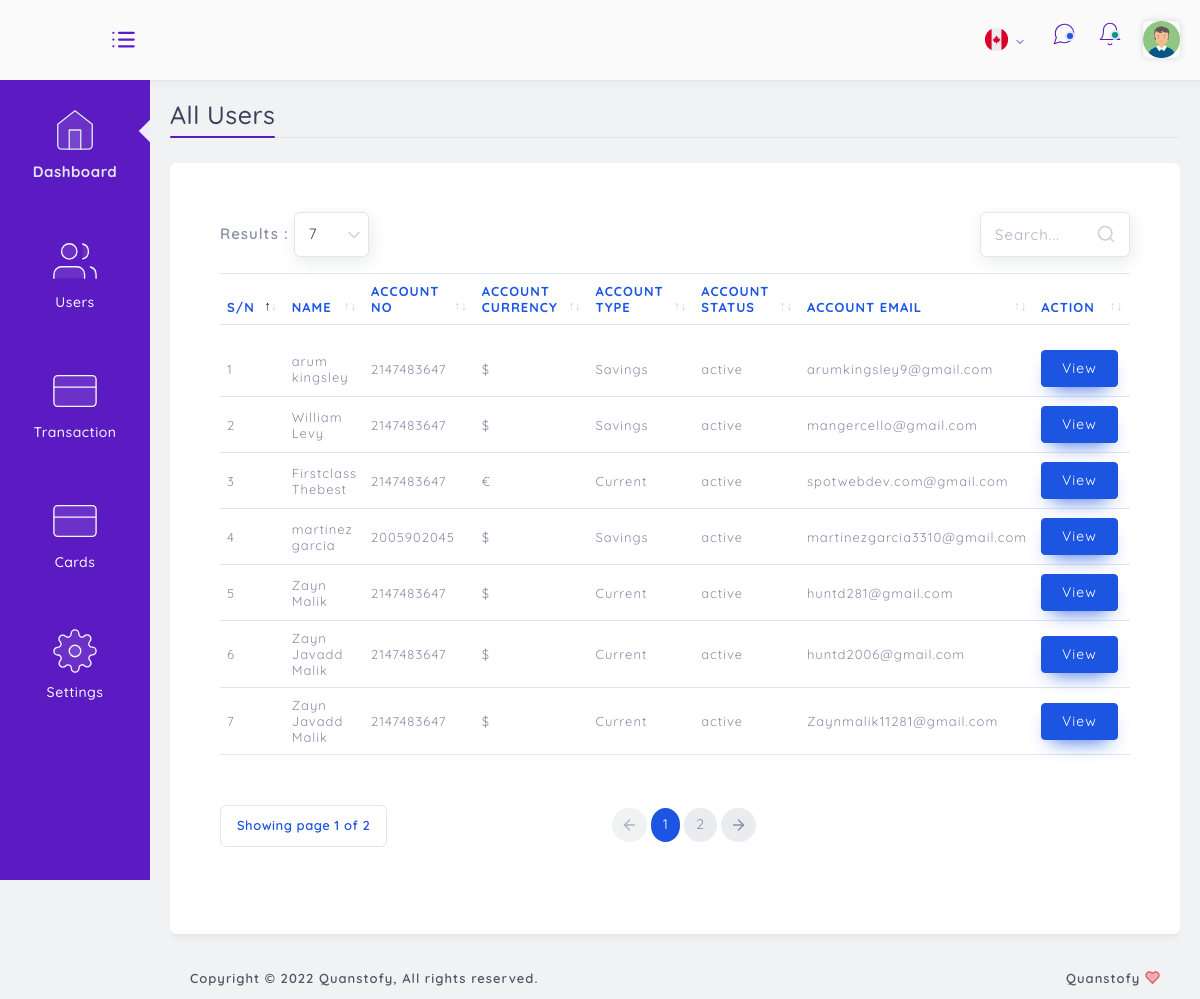
The page /admin/users/index.php (signed in) on the database its author committed.
### tables this page shows
CREATE TABLE `users` (
  `id` int(11) NOT NULL,
  `username` varchar(255) NOT NULL,
  `email` varchar(255) NOT NULL,
  `password` varchar(255) NOT NULL,
  `pin` varchar(255) NOT NULL,
  `firstname` varchar(255) NOT NULL,
  `lastname` varchar(255) NOT NULL,
  `date_created` varchar(255) NOT NULL,
  `occupation` varchar(255) NOT NULL,
  `country` varchar(255) NOT NULL,
  `address` varchar(255) NOT NULL,
  `gender` varchar(255) NOT NULL,
  `balance` varchar(255) NOT NULL,
  `phone` varchar(255) NOT NULL,
  `ssn` varchar(255) NOT NULL,
  `profile` varchar(255) NOT NULL,
  `currency` varchar(255) NOT NULL,
  `account_number` varchar(255) NOT NULL,
  `status` enum('suspended','active') NOT NULL,
  `birth` varchar(255) NOT NULL,
  `account_type` varchar(255) NOT NULL,
  `account_limit` int(11) DEFAULT 5000,
  `tax_code` varchar(255) NOT NULL,
  `cot_code` varchar(255) NOT NULL,
  `imf_code` varchar(255) NOT NULL,
  `billing_status` varchar(255) DEFAULT 'deactivate',
  `loan_balance` int(11) NOT NULL,
  `kyc` varchar(255) NOT NULL DEFAULT 'unverified',
  `2_step_verification` tinyint(1) NOT NULL DEFAULT 0
);

### server/connection.php (called while the page is built, shortened)
<?php
$sitename = "Quanstofy";
?>

### admin/users/index.php (the view, shortened to what this page needs)
<?php
    include('../../server/connection.php');
    include('../../server/authorization/admin/index.php');
?>
<html lang="en">
<head>
    <link href="../source/assets/css/loader.css" rel="stylesheet" type="text/css">
    <link href="../source/bootstrap/css/bootstrap.min.css" rel="stylesheet" type="text/css">
    <link href="../source/assets/css/plugins.css" rel="stylesheet" type="text/css">
    <link href="../source/assets/css/structure.css" rel="stylesheet" type="text/css" class="structure">
    <link href="../source/plugins/apex/apexcharts.css" rel="stylesheet" type="text/css">
    <link href="../source/assets/css/dashboard/dash_1.css" rel="stylesheet" type="text/css" class="dashboard-analytics">
    <link rel="stylesheet" type="text/css" href="../source/plugins/dropify/dropify.min.css">
    <link href="../source/assets/css/users/account-setting.css" rel="stylesheet" type="text/css">
    <link href="../source/assets/css/components/custom-modal.css" rel="stylesheet" type="text/css">
    <link rel="stylesheet" type="text/css" href="../source/plugins/select2/select2.min.css">
    <link rel="stylesheet" type="text/css" href="../source/plugins/table/datatable/datatables.css">
    <link rel="stylesheet" type="text/css" href="../source/assets/css/forms/switches.css">
    <link rel="stylesheet" type="text/css" href="../source/plugins/table/datatable/dt-global_style.css">
    <link rel="stylesheet" href="../assets/css/card/displayCard.css">
    <link href="../source/plugins/sweetalerts/sweetalert2.min.css" rel="stylesheet" type="text/css">
    <link href="../source/plugins/sweetalerts/sweetalert.css" rel="stylesheet" type="text/css">
    <link href="../source/assets/css/components/custom-sweetalert.css" rel="stylesheet" type="text/css">
</head>
<body class="dashboard-analytics">
    <?php include("../includes/navbar.php")  ?>
    <div class="main-container" id="container">
        <?php include("../includes/sidebar.php")  ?>
        <div id="content" class="main-content">
            <div class="layout-px-spacing">
                <div class="page-header">
                    <div class="page-title">
                        <h3>All Users</h3>
                    </div>
                </div>
                <div class="row layout-top-spacing" id="cancel-row">
                    <div class="col-xl-12 col-lg-12 col-sm-12  layout-spacing">
                        <div class="widget-content widget-content-area br-6">
                            <div class="table-responsive mb-4 mt-4">
                                <div id="default-ordering_wrapper"
                                    class="dataTables_wrapper container-fluid dt-bootstrap4 no-footer">
                                    <div class="row">
                                        <div class="col-sm-12">
                                            <table id="default-ordering" class="table table-hover dataTable no-footer"
                                                style="width:100%" role="grid" aria-describedby="default-ordering_info">
                                                <thead>
                                                    <tr role="row">
                                                        <th class="sorting_asc" tabindex="0"
                                                            aria-controls="default-ordering" rowspan="1" colspan="1"
                                                            aria-sort="ascending"
                                                            aria-label="S/N: activate to sort column descending"
                                                            style="width: 36.3594px;">S/N</th>
                                                        <th class="sorting" tabindex="0"
                                                            aria-controls="default-ordering" rowspan="1" colspan="1"
                                                            aria-label="NAME: activate to sort column ascending"
                                                            style="width: 168.25px;">NAME</th>
                                                        <th class="sorting" tabindex="0"
                                                            aria-controls="default-ordering" rowspan="1" colspan="1"
                                                            aria-label="ACCOUNT NO: activate to sort column ascending"
                                                            style="width: 111.922px;">ACCOUNT NO</th>
                                                        <th class="sorting" tabindex="0"
                                                            aria-controls="default-ordering" rowspan="1" colspan="1"
                                                            aria-label="ACCOUNT CURRENCY: activate to sort column ascending"
                                                            style="width: 173.875px;">ACCOUNT CURRENCY</th>
                                                        <th class="sorting" tabindex="0"
                                                            aria-controls="default-ordering" rowspan="1" colspan="1"
                                                            aria-label="ACCOUNT TYPE: activate to sort column ascending"
                                                            style="width: 127.641px;">ACCOUNT TYPE</th>
                                                        <th class="sorting" tabindex="0"
                                                            aria-controls="default-ordering" rowspan="1" colspan="1"
                                                            aria-label="ACCOUNT STATUS: activate to sort column ascending"
                                                            style="width: 148.672px;">ACCOUNT STATUS</th>
                                                        <th class="sorting" tabindex="0"
                                                            aria-controls="default-ordering" rowspan="1" colspan="1"
                                                            aria-label="ACCOUNT EMAIL: activate to sort column ascending"
                                                            style="width: 247.672px;">ACCOUNT EMAIL</th>
                                                        <th class="sorting" tabindex="0"
                                                            aria-controls="default-ordering" rowspan="1" colspan="1"
                                                            aria-label="Action: activate to sort column ascending"
                                                            style="width: 71.6094px;">Action</th>
                                                    </tr>
                                                </thead>
                                                <tbody>
                                                    <?php
                                                            $query = "SELECT * FROM users";
                                                            $result = mysqli_query($connection, $query);
                                                            $count = 0;
                                                            while ($row = mysqli_fetch_assoc($result)) {
                                                                $count++;
                                                                $id = $row['id'];
                                                                $name = $row['firstname'] . " " . $row['lastname'];
                                                                $account_no = $row['account_number'];
                                                                $account_currency = $row['currency'];
                                                                $account_type = $row['account_type'];
                                                                $account_status = $row['status'];
                                                                $email = $row['email'];
                                                                echo "<tr role='row'>
                                                                        <td class='sorting_1'>$count</td>
                                                                        <td>$name</td>
                                                                        <td>$account_no</td>
                                                                        <td>$account_currency</td>
                                                                        <td>$account_type</td>
                                                                        <td>$account_status</td>
                                                                        <td>$email</td>
                                                                        <td class='text-center'><a href='./edit.php?id=$id' class='btn btn-primary'>View</a></td>
                                                                    </tr>";
                                                            }
                                                    ?>
                                                </tbody>
                                            </table>
                                        </div>
                                    </div>
                                </div>
                            </div>
                        </div>
                    </div>
                </div>
                <div class="footer-wrapper">
                    <div class="footer-section f-section-1">
                        <p class="">Copyright © 2022 <a target="_blank" href="/"><?php echo  $sitename ?></a>, All rights
                            reserved.</p>
                    </div>
                    <div class="footer-section f-section-2">
                        <p class=""><?php echo  $sitename ?> </p>
                    </div>
                </div>
            </div>
        </div>
    </div>
</body>
</html>

### admin/source/assets/css/structure.css (style rules this page uses)
html { min-height: 100% }
body { color: #888ea8; height: 100%; font-size: 0.875rem; background: #f1f2f3; overflow-x: hidden; overflow-y: auto; letter-spacing: 0.0312rem; font-family: 'Quicksand', sans-serif; }
h1, h2, h3, h4, h5, h6 { color: #3b3f5c; }
p { margin-top: 0; margin-bottom: 0.625rem; color: #515365 }
.page-header { border: 0; margin: 0; display: flex; margin-top: 20px; border-bottom: 1px solid #e0e6ed; padding-bottom: 7px; }
.page-title { position: relative; align-self: center; margin-right: 15px; }
.page-title:before { content: ''; height: 2px; width: 100%; background: #5c1ac3; position: absolute; border-radius: 50px; bottom: -8px; }
.page-title h3 { margin: 0; margin-bottom: 0; font-size: 25px; color: #3b3f5c; }
.main-container { min-height: 100vh; display: -webkit-box; display: -ms-flexbox; display: flex; -webkit-box-orient: horizontal; -webkit-box-direction: normal; -ms-flex-direction: row; flex-direction: row; -ms-flex-wrap: wrap; flex-wrap: wrap; -webkit-box-pack: start; -ms-flex-pack: start; justify-content: flex-start; }
#content { width: 50%; flex-grow: 8; margin-top: 80px; margin-bottom: 0; margin-left: 150px; -webkit-transition: .3s ease all; transition: .3s ease all; }
.layout-top-spacing { margin-top: 25px; }
.layout-spacing { padding-bottom: 40px; }
.layout-px-spacing { padding: 0 20px 0 20px !important; min-height: calc(100vh - 140px) !important; }
.widget-content-area { padding: 20px; position: relative; background-color: #fff; border-bottom-left-radius: 6px; border-bottom-right-radius: 6px; }
.footer-wrapper { padding: 10px 20px 10px 20px; display: inline-block; background: transparent; font-weight: 600; font-size: 12px; width: 100%; border-top-left-radius: 6px; display: flex; justify-content: space-between; }
.footer-wrapper .footer-section p { margin-bottom: 0; color: #515365; font-size: 13px; letter-spacing: 1px; }
.footer-wrapper .footer-section p a { color: #515365; }
.footer-wrapper .footer-section svg { color: #e7515a; fill: rgba(231, 81, 90, 0.4196078431372549); width: 15px; height: 15px; vertical-align: text-top; }

### admin/source/assets/css/dashboard/dash_1.css (style rules this page uses)
.layout-spacing { padding-bottom: 25px; }

### admin/source/assets/css/users/account-setting.css (style rules this page uses)
.layout-spacing { padding-bottom: 25px; }

### admin/source/assets/css/components/custom-sweetalert.css (style rules this page uses)
.btn { margin-right: 5px; }

### admin/source/assets/css/main.css (style rules this page uses)
html { min-height: 100% }
body { color: #888ea8; height: 100%; font-size: 0.875rem; background: #f1f2f3; overflow-x: hidden; overflow-y: auto; letter-spacing: 0.0312rem; font-family: 'Quicksand', sans-serif; }
h1, h2, h3, h4, h5, h6 { color: #3b3f5c; }
p { margin-top: 0; margin-bottom: 0.625rem; color: #515365 }
a { color: #515365; outline: none; }
.btn { padding: 0.4375rem 1.25rem; text-shadow: none; font-size: 14px; color: #3b3f5c; font-weight: normal; white-space: normal; word-wrap: break-word; transition: .2s ease-out; touch-action: manipulation; cursor: pointer; background-color: #f1f2f3; box-shadow: 0px 5px 20px 0 rgba(0, 0, 0, 0.1); will-change: opacity, transform; transition: all 0.3s ease-out; -webkit-transition: all 0.3s ease-out; }
.btn-primary { color: #fff !important; background-color: #1b55e2 !important; border-color: #1b55e2; box-shadow: 0 10px 20px -10px #1b55e2; }
.table>tbody>tr>td { vertical-align: middle; color: #515365; font-size: 13px; letter-spacing: 1px; }
.table>thead>tr>th { color: #1b55e2; font-weight: 700; font-size: 13px; letter-spacing: 1px; text-transform: uppercase; }
.table thead th { vertical-align: bottom; border-bottom: none; }
.br-6 { border-radius: 6px !important; }

### rows shown on the page
users: name "arum kingsley", account_number "2147483647", currency "$", account_type "Savings", status "active", email "arumkingsley9@gmail.com"
users: name "William Levy", account_number "2147483647", currency "$", account_type "Savings", status "active", email "mangercello@gmail.com"
users: name "Firstclass Thebest", account_number "2147483647", currency "€", account_type "Current", status "active", email "spotwebdev.com@gmail.com"
users: name "martinez garcia", account_number "2005902045", currency "$", account_type "Savings", status "active", email "martinezgarcia3310@gmail.com"
users: name "Zayn Malik", account_number "2147483647", currency "$", account_type "Current", status "active", email "huntd281@gmail.com"
users: name "Zayn Javadd Malik", account_number "2147483647", currency "$", account_type "Current", status "active", email "huntd2006@gmail.com"
users: name "Zayn Javadd Malik", account_number "2147483647", currency "$", account_type "Current", status "active", email "Zaynmalik11281@gmail.com"

### other values the page prints
$sitename "Quanstofy"
